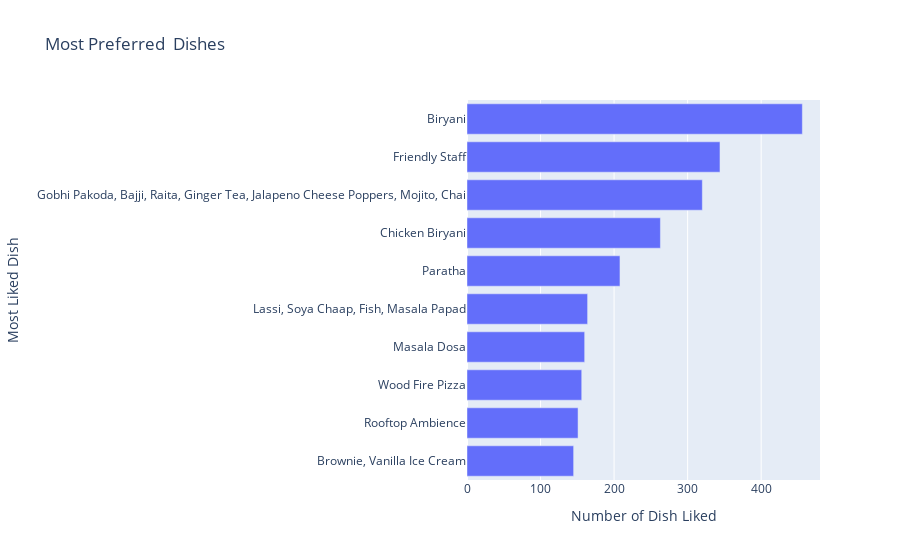

Notebook code for this chart:
### Markdown cell above
## There seems to be more number of people getting quick bites

### Code cell
#Most preferred dishes
x=df_zomato["dish_liked"].value_counts()[:10].sort_values()
y=x.index
fig=px.bar(x=x,y=y,labels={"y":"Most Liked Dish","x":"Number of Dish Liked"},title="Most Preferred  Dishes")
fig.show()

### Figure 1 — Plotly figure (JSON) as saved in the notebook; plotly's stock layout.template omitted (floating-point values rounded to 4 significant figures)
{"data": [{"alignmentgroup": "True", "hovertemplate": "Number of Dish Liked=%{x}<br>Most Liked Dish=%{y}<extra></extra>", "legendgroup": "", "marker": {"color": "#636efa", "pattern": {"shape": ""}}, "name": "", "offsetgroup": "", "orientation": "h", "showlegend": false, "textposition": "auto", "type": "bar", "x": [145, 151, 156, 160, 164, 208, 263, 320, 344, 456], "xaxis": "x", "y": ["Brownie, Vanilla Ice Cream", "Rooftop Ambience", "Wood Fire Pizza", "Masala Dosa", "Lassi, Soya Chaap, Fish, Masala Papad", "Paratha", "Chicken Biryani", "Gobhi Pakoda, Bajji, Raita, Ginger Tea, Jalapeno Cheese Poppers, Mojito, Chai", "Friendly Staff", "Biryani"], "yaxis": "y"}], "layout": {"autosize": true, "barmode": "relative", "legend": {"tracegroupgap": 0}, "title": {"text": "Most Preferred  Dishes"}, "xaxis": {"anchor": "y", "autorange": true, "domain": [0, 1], "range": [0, 480], "title": {"text": "Number of Dish Liked"}, "type": "linear"}, "yaxis": {"anchor": "x", "autorange": true, "domain": [0, 1], "range": [-0.5, 9.5], "title": {"text": "Most Liked Dish"}, "type": "category"}}}
